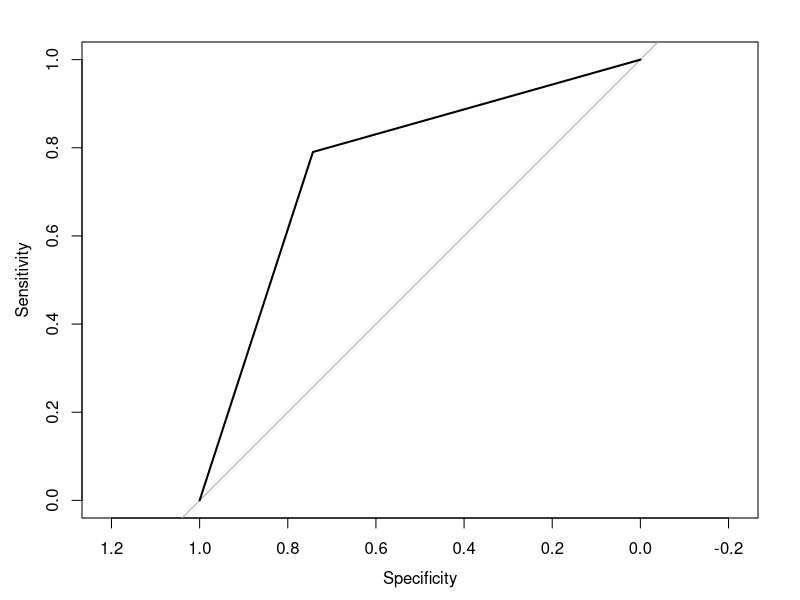

Write R code to recreate this figure.
setwd("C:\\Users\\Fabio\\Documents\\GitHub\\watson-experiments")

dataset <- read.csv2('logit-dataset.csv')
dataset = na.omit(dataset)
#dataset$PropensityToTrust <- as.numeric(dataset$PropensityToTrust)
#logit <- glm(formula=Successful ~PropensityToTrust, data=dataset, family=binomial())

logit <- glm(formula=Successful ~I(PropensityToTrust=='HIGH'), data=dataset, family=binomial())
res = summary(logit)
capture.output(res, file="regression.txt")
estimate = res$coefficients[2,1]
estimate = round(exp(estimate), 2)
v <- "Odds ratio"
capture.output(v, file="regression.txt", append = TRUE)
capture.output(estimate, file="regression.txt", append = TRUE)

library(pROC)
prob=predict(logit, type=c("response"))
dataset$prob=prob
#creazione della curva
g <- roc(Successful ~ prob, data = dataset)
#visualizzazione della curva
plot(g)
